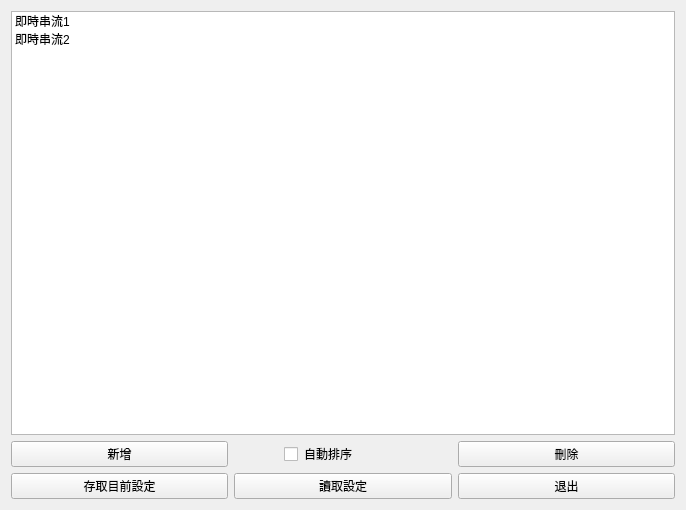
<?xml version="1.0" encoding="UTF-8"?>
<ui version="4.0">
 <class>Form</class>
 <widget class="QWidget" name="Form">
  <property name="geometry">
   <rect>
    <x>0</x>
    <y>0</y>
    <width>686</width>
    <height>510</height>
   </rect>
  </property>
  <property name="windowTitle">
   <string>人流總控制台</string>
  </property>
  <layout class="QGridLayout" name="gridLayout">
   <item row="1" column="0">
    <widget class="QPushButton" name="pushButton">
     <property name="text">
      <string>新增</string>
     </property>
    </widget>
   </item>
   <item row="2" column="0">
    <widget class="QPushButton" name="pushButton_4">
     <property name="text">
      <string>存取目前設定</string>
     </property>
    </widget>
   </item>
   <item row="2" column="1">
    <widget class="QPushButton" name="pushButton_5">
     <property name="text">
      <string>讀取設定</string>
     </property>
    </widget>
   </item>
   <item row="1" column="1">
    <widget class="QCheckBox" name="checkBox">
     <property name="enabled">
      <bool>true</bool>
     </property>
     <property name="sizePolicy">
      <sizepolicy hsizetype="Minimum" vsizetype="Minimum">
       <horstretch>0</horstretch>
       <verstretch>0</verstretch>
      </sizepolicy>
     </property>
     <property name="cursor">
      <cursorShape>PointingHandCursor</cursorShape>
     </property>
     <property name="autoFillBackground">
      <bool>false</bool>
     </property>
     <property name="styleSheet">
      <string notr="true">margin-left:50%;
margin-right:50%;</string>
     </property>
     <property name="text">
      <string>自動排序</string>
     </property>
     <property name="tristate">
      <bool>false</bool>
     </property>
    </widget>
   </item>
   <item row="1" column="2">
    <widget class="QPushButton" name="pushButton_2">
     <property name="text">
      <string>刪除</string>
     </property>
    </widget>
   </item>
   <item row="2" column="2">
    <widget class="QPushButton" name="pushButton_3">
     <property name="text">
      <string>退出</string>
     </property>
    </widget>
   </item>
   <item row="0" column="0" colspan="3">
    <widget class="QListWidget" name="listWidget">
     <property name="isWrapping" stdset="0">
      <bool>false</bool>
     </property>
     <item>
      <property name="text">
       <string>即時串流1</string>
      </property>
     </item>
     <item>
      <property name="text">
       <string>即時串流2</string>
      </property>
     </item>
    </widget>
   </item>
  </layout>
 </widget>
 <resources/>
 <connections/>
</ui>
